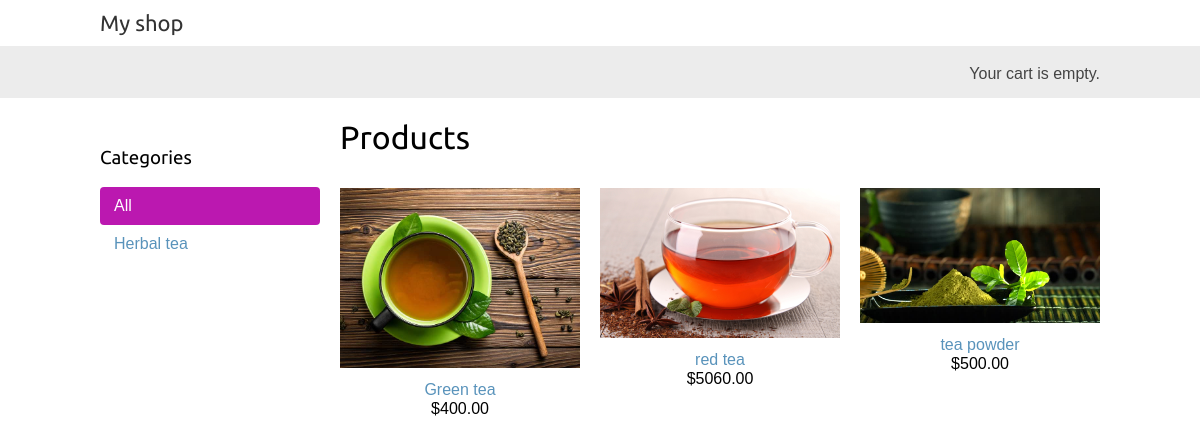
The app's page /en/, older data.
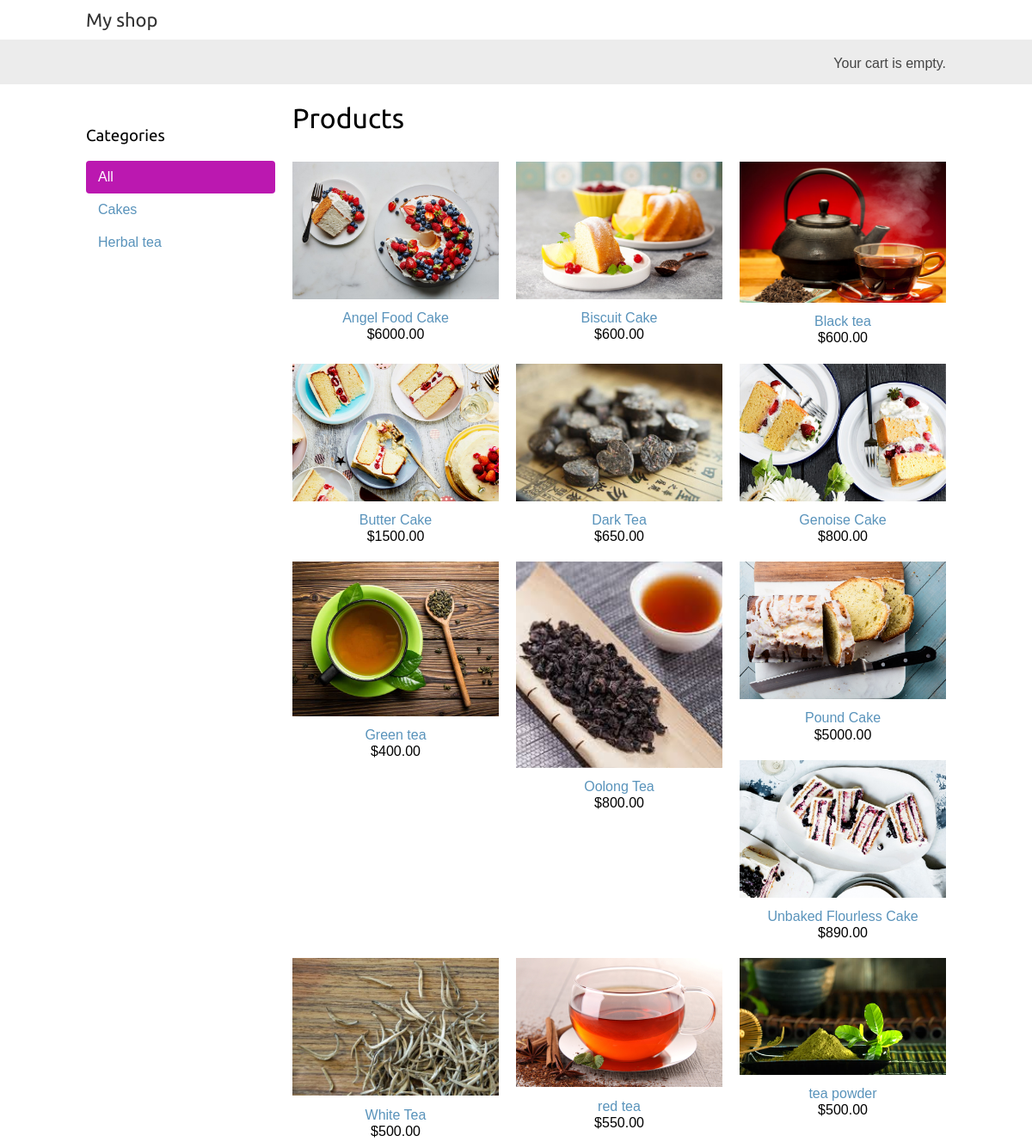
The same page, newer data.
### shop/models.py (models this page shows, shortened)
class Category(models.Model):
    name = models.CharField(max_length=200,
                            db_index=True)
    slug = models.SlugField(max_length=200,
                            unique=True)
    class Meta:
        ordering = ('name',)
        verbose_name = 'category'
        verbose_name_plural = 'categories'
    def get_absolute_url(self):
        return reverse('shop:product_list_by_category',
                       args=[self.slug])

class Product(models.Model):
    category = models.ForeignKey(Category,
                                 related_name='products',
                                 on_delete=models.CASCADE)
    name = models.CharField(max_length=200, db_index=True)
    slug = models.SlugField(max_length=200, db_index=True)
    image = models.ImageField(upload_to='products/%Y/%m/%d',
                              blank=True)
    description = models.TextField(blank=True)
    price = models.DecimalField(max_digits=10, decimal_places=2)
    stock = models.PositiveIntegerField()
    available = models.BooleanField(default=True)
    created = models.DateTimeField(auto_now_add=True)
    updated = models.DateTimeField(auto_now=True)
    class Meta:
        ordering = ('name',)
        index_together = (('id', 'slug'),)
    def get_absolute_url(self):
        return reverse('shop:product_detail',
                       args=[self.id, self.slug])

### shop/views.py (the view)
# urls.py: path('', views.product_list, name='product_list'),
def product_list(request, category_slug=None):
    category = None
    categories = Category.objects.all()
    products = Product.objects.filter(available=True)
    if category_slug:
        category = get_object_or_404(Category, slug=category_slug)
        products = products.filter(category=category)
    return render(request,
                  'shop/product/list.html',
                  {'category': category,
                   'categories': categories,
                   'products': products})

### cart/cart.py (called while the page is built)
    def __len__(self):
        return sum(item['quantity'] for item in self.cart.values())

### cart/context_processors.py (called while the page is built)
def cart(request):
    return {'cart': Cart(request)}

### shop/templates/shop/product/list.html (shortened to what this page needs)
{% extends "shop/base.html" %}
{% load static %}
{% block content %}
<div id="sidebar">
<h3>Categories</h3>
<ul>
<li {% if not category %}class="selected"{% endif %}>
<a href="{% url 'shop:product_list' %}">All</a>
</li>
{% for c in categories %}
<li >
<a href="{{ c.get_absolute_url }}">{{ c.name }}</a>
</li>
{% endfor %}
</ul>
</div>
<div id="main" class="product-list">
<h1>{% if category %}{{ category.name }}{% else %}Products
{% endif %}</h1>
{% for product in products %}
<div class="item">
<a href="{{ product.get_absolute_url }}">
<img src="{% if product.image %}{{ product.image.url }}{% else %}{% static 'img/no_image.png' %}{% endif %}">
</a>
<a href="{{ product.get_absolute_url }}">{{ product.name }}</a>
<br>
${{ product.price }}
</div>
{% endfor %}
</div>
{% endblock %}

### shop/templates/shop/base.html (shortened to what this page needs)
{% load static %}
<!DOCTYPE html>
<html>
<head>
<link href="{% static 'css/base.css' %}" rel="stylesheet">
</head>
<body>
<div id="header">
<a href="/" class="logo">My shop</a>
</div>
<div id="subheader">
    <div class="cart">
        {% with total_items=cart|length %}
        {% if cart|length > 0 %}
        Your cart:
        <a href="{% url "cart:cart_detail" %}">
        {{ total_items }} item{{ total_items|pluralize }},
        ${{ cart.get_total_price }}
        </a>
        {% else %}
        Your cart is empty.
        {% endif %}
        {% endwith %}
    </div>
</div>
<div id="content">
{% block content %}
{% endblock %}
</div>
</body></html>

### shop/static/css/base.css (style rules this page uses)
body { margin:0; padding:0; font-family:helvetica, sans-serif; }
h1, h2, h3, h4, h5 , h6 { font-family: 'Ubuntu', sans-serif; font-weight:normal; }
a { text-decoration:none; color:#5993bb; }
#header { padding:10px 100px; font-size:18px; overflow:auto; }
#subheader { background:#ececec; color:#444; padding:15px 100px; overflow:auto; }
#header .logo { font-family: 'Ubuntu', sans-serif; float:left; color:#333; font-size:22px; margin-right:10%; }
#subheader .cart { float:right; padding-top:4px; }
#content { padding:0 100px; overflow:hidden; }
#sidebar { width:220px; padding:30px 20px 0 0; float:left; }
#sidebar ul { margin:0; padding:0; }
#sidebar ul li { margin:0; list-style:none; padding:10px 14px; }
#sidebar ul li a { display:block; }
#sidebar ul li.selected { background: #bb18b0; border-radius:4px; }
#sidebar ul li.selected a { color:#fff; }
#main { float:left; width: 96%; margin-right:-220px; overflow:hidden; }
.product-list .item { width:25%; padding:10px 20px 10px 0; float:left; text-align:center; line-height:1.2; }
.product-list .item img { width:100%; margin-bottom:8px; }

Row changes from the older to the newer data that the page shows:
added Category: name "Cakes"
added Product: image (picture), name "Angel Food Cake", price "6000.00"
added Product: image (picture), name "Biscuit Cake", price "600.00"
added Product: image (picture), name "Black tea", price "600.00"
added Product: image (picture), name "Butter Cake", price "1500.00"
added Product: image (picture), name "Dark Tea", price "650.00"
added Product: image (picture), name "Genoise Cake", price "800.00"
added Product: image (picture), name "Oolong Tea", price "800.00"
added Product: image (picture), name "Pound Cake", price "5000.00"
added Product: image (picture), name "Unbaked Flourless Cake", price "890.00"
added Product: image (picture), name "White Tea", price "500.00"
changed Product "red tea": price "5060.00" → "550.00"
